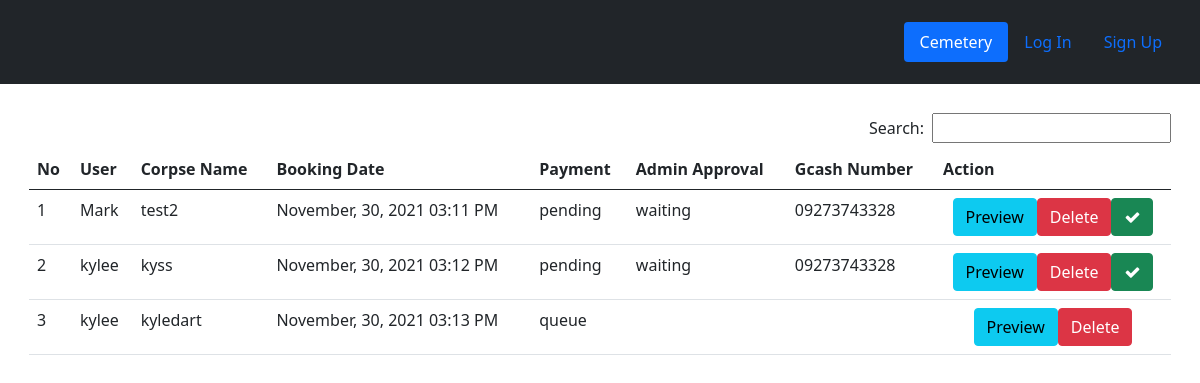
The page /admin/transactionHis.php on the database its author committed.
### tables this page shows
CREATE TABLE `booking` (
  `id` int(50) NOT NULL,
  `userid` int(50) NOT NULL,
  `corpse` varchar(150) NOT NULL,
  `dateBirth` date NOT NULL,
  `dateDeath` date NOT NULL,
  `corpseAddress` varchar(50) NOT NULL,
  `corpseReligion` varchar(50) NOT NULL,
  `payment` varchar(50) NOT NULL,
  `adminapprove` varchar(20) NOT NULL,
  `gcash` varchar(50) NOT NULL,
  `bookimg` varchar(255) NOT NULL,
  `corpsetimestamp` datetime NOT NULL DEFAULT current_timestamp()
);

CREATE TABLE `user` (
  `userId` int(200) NOT NULL,
  `userName` varchar(200) NOT NULL,
  `userFname` varchar(200) NOT NULL,
  `userLname` varchar(200) NOT NULL,
  `userContact` int(200) NOT NULL,
  `userAddress` varchar(50) NOT NULL,
  `userMail` varchar(200) NOT NULL,
  `userPwd` varchar(200) NOT NULL,
  `userTimestamp` datetime NOT NULL DEFAULT current_timestamp()
);

### admin/transactionHis.php (the view, shortened to what this page needs)
<?php
include_once 'admin.header.php';
?>
<div style="margin: 29px;">
        <div class="table-responsive">
            <table  id="example" class="table">
                <thead>
                    <tr>
                        <th>No</th>
                        <th>User</th>
                        <th>Corpse Name</th>
                        <th>Booking Date</th>
                        <th>Payment</th>
                        <th>Admin Approval</th>
                        <th>Gcash Number</th>
                        <th>Action</th>
                    </tr>
                </thead>
                <tbody>
                    <?php
                    $num= 1;
                    $tableview = $conn->query("SELECT * FROM booking LEFT JOIN user ON booking.userid = user.userId");
                    while ($view = $tableview->fetch_assoc()):
                        $bdate = date(" F, d, Y h:i A",strtotime($view['corpsetimestamp'])) ;
                    ?>
                    <tr>
                        <td><?php echo $num++?></td>
                        <td><?php echo $view['userName'];?></td>
                        <td> <?php echo $view['corpse']; ?> </td>
                        <td><?php echo $bdate; ?></td>
                        <td><?php echo $view['payment']; ?></td>
                        <td><?php echo $view['adminapprove']; ?></td>
                        <td><?php echo $view['gcash']?></td>
                        <td class="d-flex justify-content-center">
                            <a class="btn btn-info" role="button" id="edit" href="#edit<?php echo $view['id']; ?>" data-bs-toggle="modal" role="button" >Preview</a>
                            <button class="btn btn-danger" role="button" href="#bookingdelete<?php echo $view['id']; ?>" data-bs-toggle="modal">Delete</button>
                            <?php if($view['adminapprove'] == 'waiting')
                            {
                                $notif = "";
                            }
                            else{
                                $notif = "hidden";
                            } ?>
                            <a <?php echo $notif; ?> href="Approval.php?ID=<?php echo $view['id']?>&&Name=<?php echo $view['userName']; ?>"class="btn btn-success" ><i class="fa fa-check"></i></a>
                        </td>
                    </tr>
                    <?php endwhile ?>
                </tbody>
            </table>
        </div>
    </div>
<?php
include_once 'admin.footer.php';
?>

### admin/admin.header.php (shortened to what this page needs)
<!DOCTYPE html>
<html lang="en">
<head>
    <link rel="stylesheet" href="https://cdn.datatables.net/1.11.3/css/dataTables.bootstrap5.min.css">
    <link rel="stylesheet" href="../assets/bootstrap/css/bootstrap.min.css">
    <link rel="stylesheet" href="../assets/fonts/font-awesome.min.css">
    <link rel="stylesheet" href="../assets/css/Map-Clean.css">
    <link rel="stylesheet" href="../assets/css/mine.css">
</head>
<body>
    <ul class="nav nav-pills d-flex flex-row flex-shrink-0 justify-content-end flex-wrap" style="background: var(--bs-gray-900);padding: 22px;">
    <?php
    if(isset($_SESSION["user"]))
                {
                    ?>
                    <li class='nav-item'><a class='nav-link active' href='admin.php'>Cemetery</a></li>
                    <li class='nav-item'><a class='nav-link' href='#'><?php echo $_SESSION["user"]; ?></a></li>
                    <li class='nav-item'><a class='nav-link' href='deaddata.php'>Config</a></li>
                    <li class='nav-item'><a class='nav-link' href='client.php'>Client</a></li>
                    <li class='nav-item'><a class='nav-link' href='transactionHis.php'>Transaction</a></li>
                    <li class="nav-item">
                    <div class="nav-item dropdown">
                    <button class="btn btn-primary dropdown-toggle" aria-expanded="false" data-bs-toggle="dropdown" type="button">
                    <span class="counter"></span>  <span><i class="fa fa-bell"></i></span></button>
                    <div class="dropdown-menu">
                    </div>
                    </div>
                    </li>
                    <li class='nav-item'><a class='nav-link' href='../admin/adminphp/adminlogout.inc.php'>Logout</a></li>
                    <?php
                }
                else
                {?>
                    <li class='nav-item'><a class='nav-link active' href='index.php'>Cemetery</a></li>
                    <li class='nav-item'><a class='nav-link' href='Login.php'>Log In</a></li>
                    <li class='nav-item'><a class='nav-link' href='Signup.php'>Sign Up</a></li>
                <?php
                }
                ?>
    </ul>

### admin/admin.footer.php (shortened to what this page needs)
</body>
</html>

### rows shown on the page
booking: userid.userName "Mark", corpse "test2", corpsetimestamp "November, 30, 2021 03:11 PM", payment "pending", adminapprove "waiting", gcash "09273743328"
booking: userid.userName "kylee", corpse "kyss", corpsetimestamp "November, 30, 2021 03:12 PM", payment "pending", adminapprove "waiting", gcash "09273743328"
booking: userid.userName "kylee", corpse "kyledart", corpsetimestamp "November, 30, 2021 03:13 PM", payment "queue"
